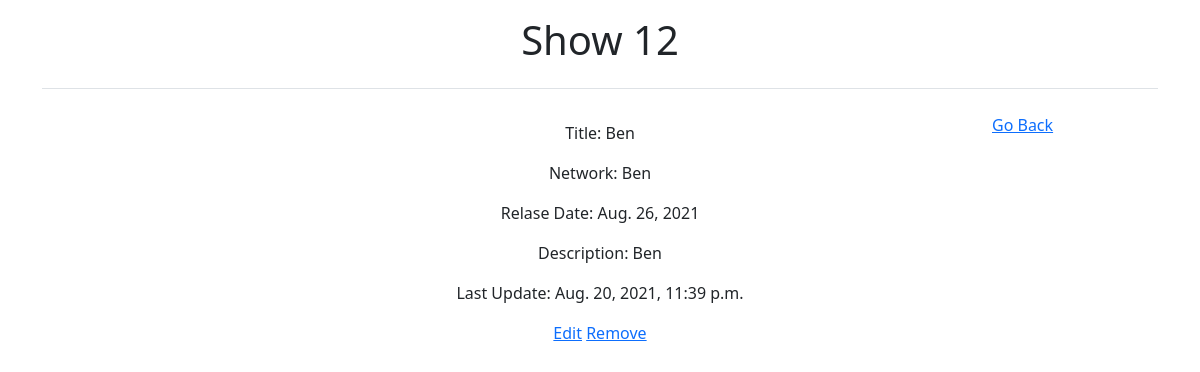
/shows/12/, run on an earlier commit of the app's database.
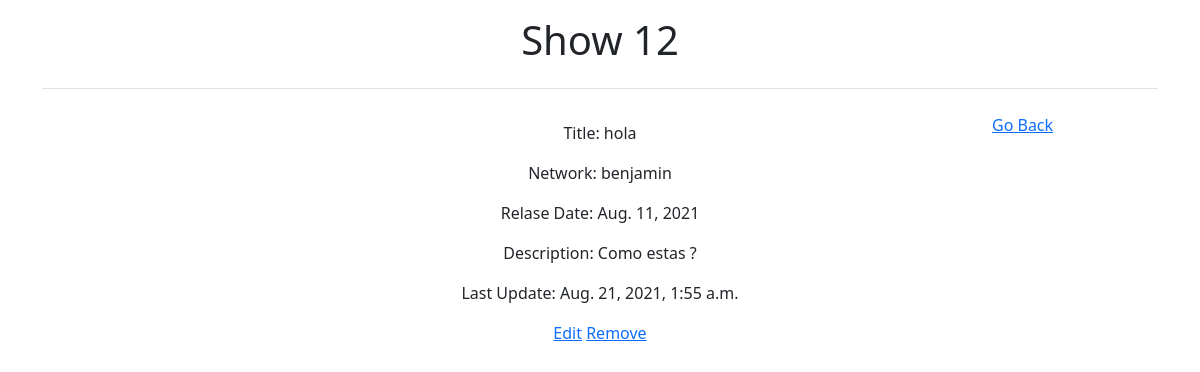
And on a later commit of the database.
### app/models.py (models this page shows, shortened)
class Show(models.Model):
    title = models.CharField(max_length=255)
    network= models.CharField(max_length=255)
    date= models.DateField()
    desc = models.CharField(max_length=255, default="")
    created_at = models.DateTimeField(auto_now_add=True)
    updated_at = models.DateTimeField(auto_now=True)

### app/views.py (the view)
# urls.py: path('shows/<int:num>/', views.detail),
def detail(request,num):
    context={
        "show": Show.objects.get(id=num),
    }
    return render (request, "detail.html", context)

### app/templates/detail.html (shortened to what this page needs)
<!DOCTYPE html>
<html lang="en">
<head>
    <link href="https://cdn.jsdelivr.net/npm/bootstrap@5.0.2/dist/css/bootstrap.min.css" rel="stylesheet">
</head>
<body>
    {% load static %}
    <div class="container">
        <header class="d-flex flex-wrap justify-content-center py-3 mb-4 border-bottom">
            <h1>Show {{show.id}}</h1>
        </header>
    </div>
    <div class="container">
        <div class="row">
            <div class="col-2"></div>
            <div class="col-8 text-center">
                <p>Title: {{show.title}}</p>
                <p>Network: {{show.network}}</p>
                <p>Relase Date: {{show.date}}</p>
                <p>Description: {{show.desc}}</p>
                <p>Last Update: {{show.updated_at}}</p>
                <a href="/shows/{{show.id}}/edit">Edit</a>
                <a href="destroy">Remove</a>
            </div>
            <div class="col-2">
                <a href="/shows/">Go Back</a>
            </div>
        </div>
    </div>
</body>
</html>

What changed in the data, as far as the page shows it:
changed Show id 12: title "Ben" → "hola"; network "Ben" → "benjamin"; date "Aug. 26, 2021" → "Aug. 11, 2021"; desc "Ben" → "Como estas ?"; updated_at "Aug. 20, 2021, 11:39 p.m." → "Aug. 21, 2021, 1:55 a.m."
